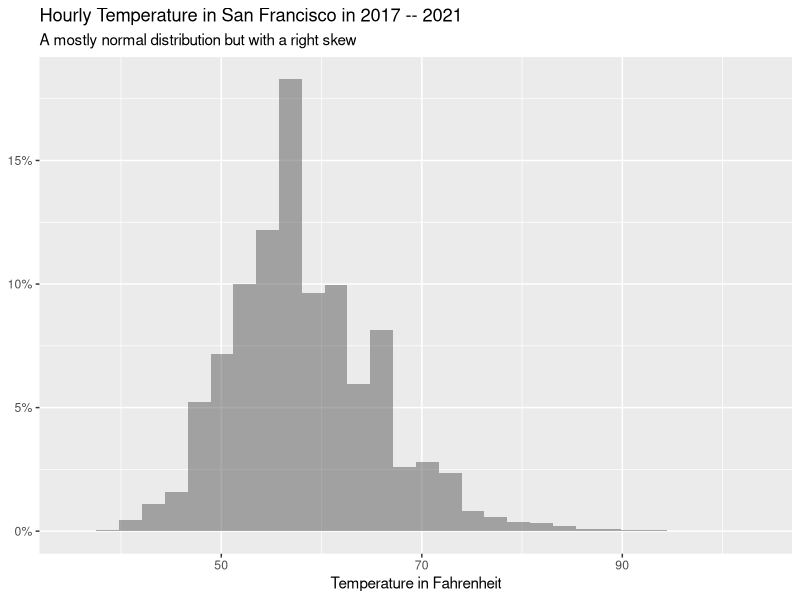
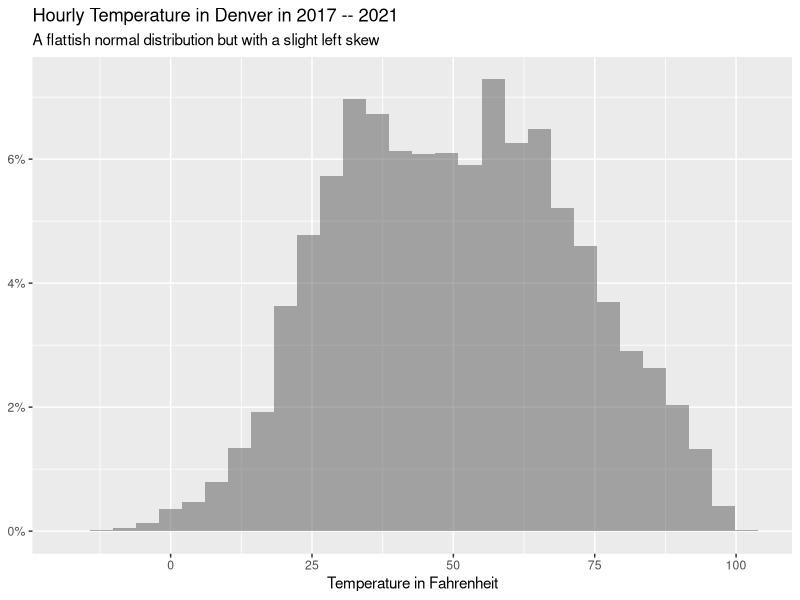
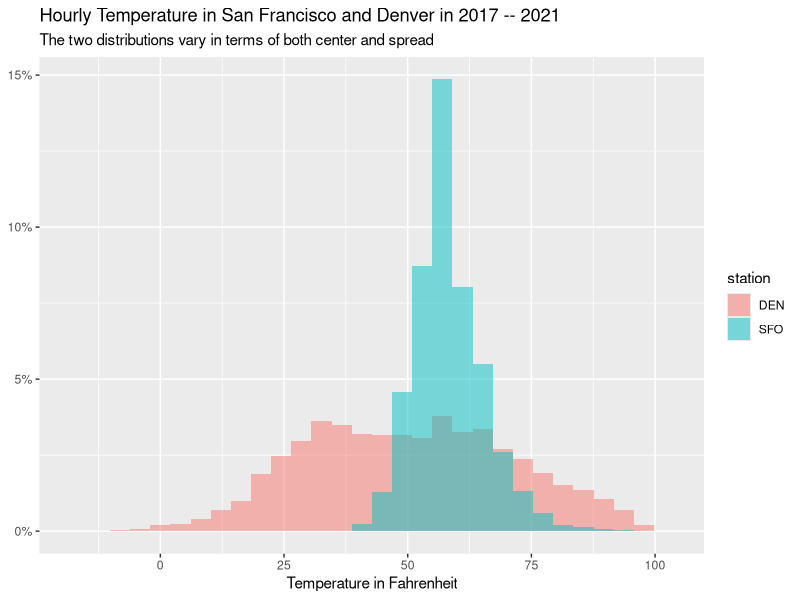
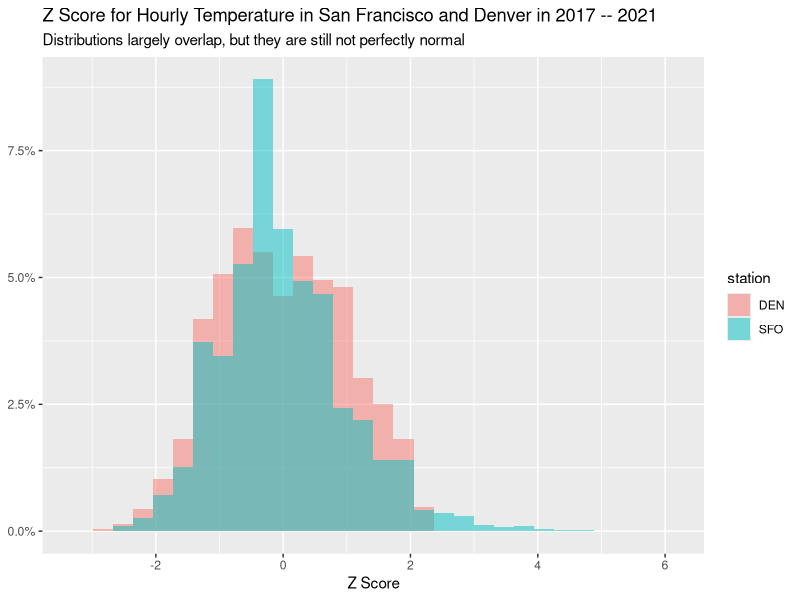

These charts were generated, in order, by the following R code: (Note: this script raises an error after producing the figures.)
## ---- chunk 1
options(htmltools.dir.version = FALSE)
knitr::opts_chunk$set(echo = FALSE)
library(tidyverse)
x <- read_csv("data/temperatures.csv")
## ---- chunk 2

## ---- chunk 3
x %>% 
  filter(station == "SFO") %>% 
  ggplot(aes(x = tmpf)) +
    geom_histogram(aes(y = after_stat(count/sum(count))),
                     alpha = 0.5, 
                     bins = 30, 
                     position = "identity") +
    scale_y_continuous(labels = scales::percent_format(decimals = 0)) +
    labs(title = "Hourly Temperature in San Francisco in 2017 -- 2021",
         subtitle = "A mostly normal distribution but with a right skew",
         x = "Temperature in Fahrenheit",
         y = NULL)
## ---- chunk 4
x %>% 
  filter(station == "DEN") %>% 
  ggplot(aes(x = tmpf)) +
    geom_histogram(aes(y = after_stat(count/sum(count))),
                     alpha = 0.5, 
                     bins = 30, 
                     position = "identity") +
    scale_y_continuous(labels = scales::percent_format(decimals = 0)) +
    labs(title = "Hourly Temperature in Denver in 2017 -- 2021",
         subtitle = "A flattish normal distribution but with a slight left skew",
         x = "Temperature in Fahrenheit",
         y = NULL)
## ---- chunk 5
x %>% 
  ggplot(aes(x = tmpf, fill = station)) +
    geom_histogram(aes(y = after_stat(count/sum(count))),
                     alpha = 0.5, 
                     bins = 30, 
                     position = "identity") +
    scale_y_continuous(labels = scales::percent_format(decimals = 0)) +
    labs(title = "Hourly Temperature in San Francisco and Denver in 2017 -- 2021",
         subtitle = "The two distributions vary in terms of both center and spread",
         x = "Temperature in Fahrenheit",
         y = NULL)
## ---- chunk 6
x %>% 
  group_by(station) %>% 
  mutate(zscore = (tmpf - mean(tmpf)) / sd(tmpf)) %>% 
  ggplot(aes(x = zscore, fill = station)) +
    geom_histogram(aes(y = after_stat(count/sum(count))),
                     alpha = 0.5, 
                     bins = 30, 
                     position = "identity") +
    scale_y_continuous(labels = scales::percent_format(decimals = 0)) +
    labs(title = "Z Score for Hourly Temperature in San Francisco and Denver in 2017 -- 2021",
         subtitle = "Distributions largely overlap, but they are still not perfectly normal",
         x = "Z Score",
         y = NULL)
## ---- chunk 7
knitr::include_graphics("accuracy_vs_precision.jpeg")
